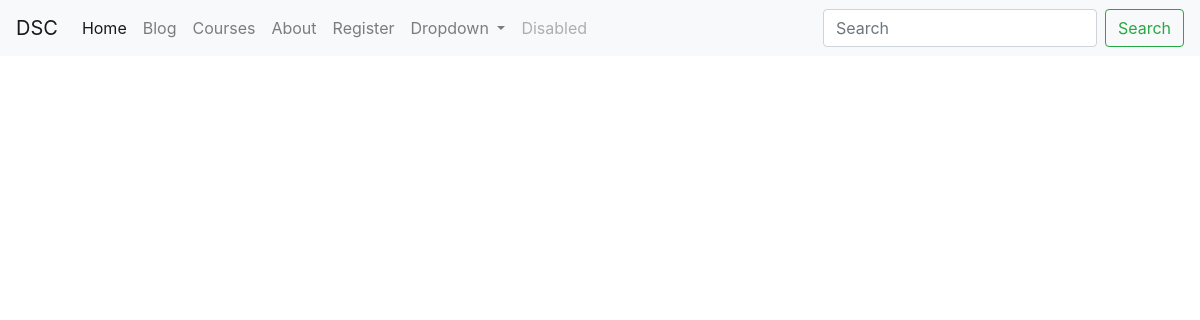
Page /courses/ on the earlier database version.
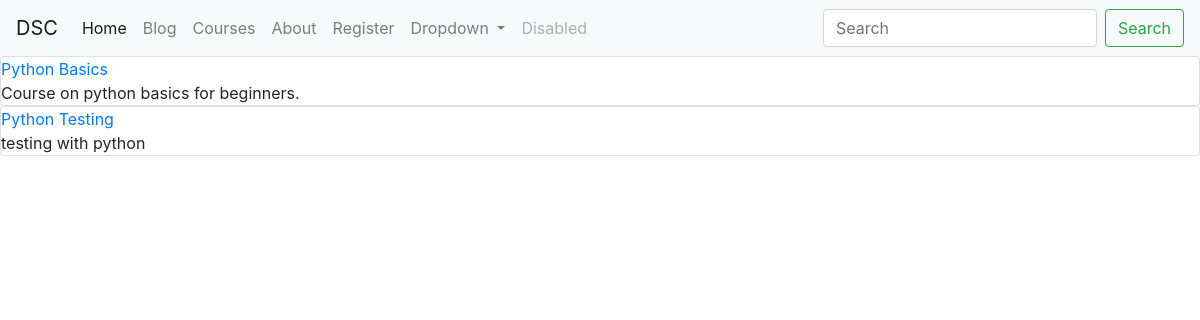
Same page on the later database version.
### courses/models.py (models this page shows, shortened)
class Course(models.Model):
    created_at      = models.DateTimeField(auto_now_add=True)
    title           = models.CharField(max_length=255)
    description     = models.TextField()

### courses/views.py (the view)
# urls.py: path('', views.course_list, name="list"),
def course_list(request):
    courses = Course.objects.all()
    context = {'courses': courses}
    return render(request, 'courses/course_list.html', context)

### templates/courses/course_list.html (shortened to what this page needs)
{% extends 'base.html' %}
{% block content %}
    <div class="cards">
    {% for course in courses %}
    <div class="card">
        <header> <a href="{% url 'courses:detail' pk=course.pk %}">{{ course.title }}</a> </header>
        <div class="card-copy">
            {{ course.description }}
        </div>
    </div>
    {% endfor %}
    </div>
{% endblock content %}

### templates/base.html (shortened to what this page needs)
<!doctype html>
<html lang="en">
<head>
    <link rel="stylesheet" href="https://stackpath.bootstrapcdn.com/bootstrap/4.3.1/css/bootstrap.min.css"
>
</head>
<body>
    {% include 'navbar.html' %}
    <div class="site-container">
        {% block content %}{% endblock %}
    </div>
</body>
</html>

### templates/navbar.html (shortened to what this page needs)
<nav class="navbar navbar-expand-lg navbar-light bg-light">
  <a class="navbar-brand" href="{% url 'home' %}">DSC</a>
  <div class="collapse navbar-collapse" id="navbarSupportedContent">
    <ul class="navbar-nav mr-auto">
      <li class="nav-item active">
        <a class="nav-link" href="{% url 'home' %}">Home <span class="sr-only">(current)</span></a>
      </li>
      <li class="nav-item">
        <a class="nav-link" href="{% url 'blog:blogs' %}">Blog</a>
      </li>
      <li class="nav-item">
        <a class="nav-link" href="{% url 'courses:list' %}">Courses</a>
      </li>
      <li class="nav-item">
        <a class="nav-link" href="{% url 'about' %}">About</a>
      </li>
      <li class="nav-item">
        <a class="nav-link" href="{% url 'register' %}">Register</a>
      </li>
      <li class="nav-item dropdown">
        <a class="nav-link dropdown-toggle" href="#" id="navbarDropdown" role="button" data-toggle="dropdown"
          aria-haspopup="true" aria-expanded="false">
          Dropdown
        </a>
      </li>
      <li class="nav-item">
        <a class="nav-link disabled" href="#">Disabled</a>
      </li>
    </ul>
    <form class="form-inline my-2 my-lg-0">
      <input class="form-control mr-sm-2" type="search" placeholder="Search" aria-label="Search">
      <button class="btn btn-outline-success my-2 my-sm-0" type="submit">Search</button>
    </form>
  </div>
</nav>

Differences in the rows shown:
added Course: title "Python Basics", description "Course on python basics for beginners."
added Course: title "Python Testing", description "testing with python"
